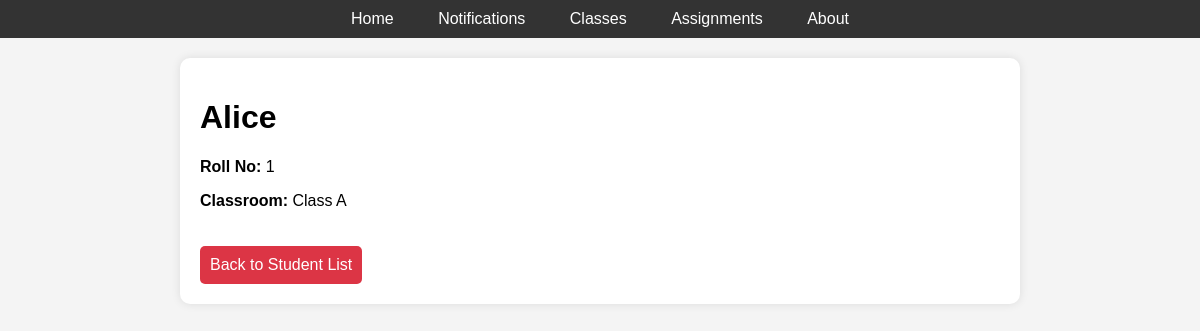
Page /students/student/1/ on the committed database.
### students/models.py (models this page shows, shortened)
class Student(models.Model):
    name = models.CharField(max_length=100)
    roll_no = models.IntegerField()  # No unique=True
    classroom = models.ForeignKey(Classroom, on_delete=models.CASCADE)
    class Meta:
        unique_together = ('roll_no', 'classroom')  # Ensure roll_no is unique within a classroom

class Classroom(models.Model):
    name = models.CharField(max_length=50)

### students/views.py (the view)
# urls.py: path('student/<int:student_id>/', student_detail, name='student_detail'),
def student_detail(request, student_id):
    student = get_object_or_404(Student, id=student_id)
    return render(request, 'students/student_detail.html', {'student': student})

### students/templates/students/student_detail.html (shortened to what this page needs)
{% extends 'base.html' %}
{% block content %}
    <h1>{{ student.name }}</h1>
    <p><strong>Roll No:</strong> {{ student.roll_no }}</p>
    <p><strong>Classroom:</strong> {{ student.classroom.name }}</p>
    <a href="{% url 'student_list' student.classroom.id %}" class="back-button">Back to Student List</a>
{% endblock %}

### static/css/college.css (style rules this page uses)
body { font-family: Arial, sans-serif; background-color: #f4f4f4; margin: 0; padding: 0; }
.back-button { display: inline-block; margin-top: 20px; background: #dc3545; color: white; padding: 10px; text-decoration: none; border-radius: 5px; }

### rows in the picture
Student: name "Alice", roll_no "1", classroom.name "Class A"
